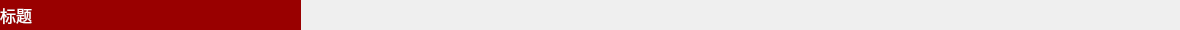
<?xml version="1.0" encoding="UTF-8"?>
<ui version="4.0">
 <class>TitleBar</class>
 <widget class="QWidget" name="TitleBar">
  <property name="geometry">
   <rect>
    <x>0</x>
    <y>0</y>
    <width>1180</width>
    <height>30</height>
   </rect>
  </property>
  <property name="minimumSize">
   <size>
    <width>30</width>
    <height>0</height>
   </size>
  </property>
  <property name="maximumSize">
   <size>
    <width>16777215</width>
    <height>30</height>
   </size>
  </property>
  <property name="windowTitle">
   <string>Form</string>
  </property>
  <property name="styleSheet">
   <string notr="true"/>
  </property>
  <widget class="QLabel" name="label">
   <property name="geometry">
    <rect>
     <x>0</x>
     <y>0</y>
     <width>301</width>
     <height>30</height>
    </rect>
   </property>
   <property name="maximumSize">
    <size>
     <width>16777215</width>
     <height>40</height>
    </size>
   </property>
   <property name="font">
    <font>
     <family>微软雅黑</family>
     <pointsize>12</pointsize>
    </font>
   </property>
   <property name="styleSheet">
    <string notr="true">background-color: rgb(153, 0, 0);
color: rgb(255, 255, 255);</string>
   </property>
   <property name="text">
    <string>标题</string>
   </property>
  </widget>
  <widget class="QLabel" name="label_2">
   <property name="geometry">
    <rect>
     <x>310</x>
     <y>0</y>
     <width>861</width>
     <height>30</height>
    </rect>
   </property>
   <property name="minimumSize">
    <size>
     <width>341</width>
     <height>30</height>
    </size>
   </property>
   <property name="maximumSize">
    <size>
     <width>16777215</width>
     <height>40</height>
    </size>
   </property>
   <property name="font">
    <font>
     <family>微软雅黑</family>
     <pointsize>12</pointsize>
    </font>
   </property>
   <property name="styleSheet">
    <string notr="true"/>
   </property>
   <property name="text">
    <string/>
   </property>
   <property name="pixmap">
    <pixmap resource="images/image.qrc">:/images/other/line.png</pixmap>
   </property>
  </widget>
 </widget>
 <resources>
  <include location="images/image.qrc"/>
 </resources>
 <connections/>
</ui>
